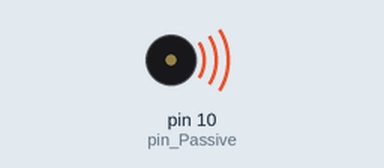
Recording of a sketch running on a simulated Arduino Uno, built with avr-gcc and run on an emulated ATmega328P. On the bench: buzzer (waves = sounding).

Above: at 0.5 s.
Timing chart, 0 to 4.6 s (numbered marks = the images above):
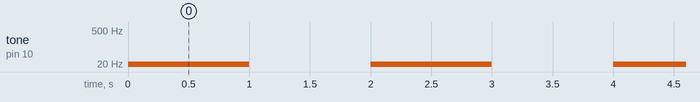

Measured:
- by itself, tone on pin 10 (pin_Passive): alternates 1 Hz for 1.0 s and silent for 1.0 s

The sketch:

sketch_oct06a.ino
```cpp
int pin_Passive = 10;

void setup()
{
  pinMode(pin_Passive, OUTPUT);
}

void loop()
{
  tone(pin_Passive, HIGH);
  delay(1000);
  //digitalWrite(pin_Passive, LOW);
  noTone(pin_Passive);
  delay(1000);
}
```
